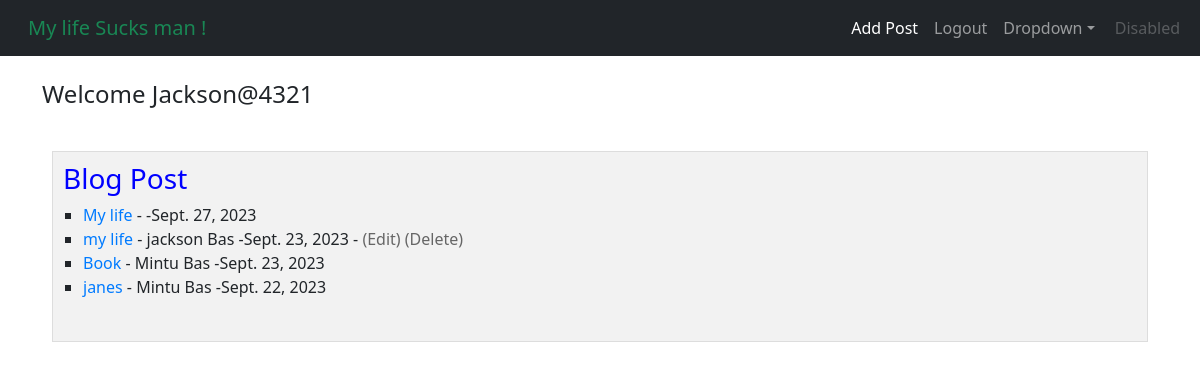
Screenshot of / (signed in) with the database file from the repository.
### theblogpost/models.py (models this page shows, shortened)
class Post(models.Model):
    title = models.CharField(max_length=255)
    title_tag = models.CharField(max_length=255, default="Hello wordl buddies !!!")
    author = models.ForeignKey(User, on_delete=models.CASCADE)
    body = RichTextField(blank=True,null=True)
    post_date = models.DateField(auto_now_add=True)

### theblogpost/views.py (the view)
# urls.py: path("", HomeView.as_view(), name="home"),
class HomeView(ListView):
    model= Post
    template_name = 'home.html'
    ordering = ['-post_date']

### theblogpost/templates/home.html (shortened to what this page needs)
{% extends 'base.html' %}
{% block content %}
        {% if user.is_authenticated %}
        <h4> Welcome {{ user.username }} </h4>
  {% else %}
        <h4> Welcome Guest </h4>
    {% endif %}
<br>
<div class="Tim">
    <h3>Blog Post</h3>
    <table class="table table-striped">
    <ul>
        {% for post in object_list %}
        <li>
             <a href="{% url 'article-detail' post.pk %}">{{ post.title }}</a>   -
           {{ post.author.first_name }}
            {{ post.author.last_name }} -{{post.post_date}}
              {% if user.is_authenticated and user == post.author %}
            - <a href="{% url 'update_post' post.pk|slugify %}"><small>(Edit)</small></a>
              <a href="{% url 'delete_post' post.pk|slugify %}"><small>(Delete)</small></a>
               {% endif %}
            <br/>
        </li>
        {% endfor %}
    </ul>
        </table>
</div>
{% endblock %}

### theblogpost/templates/home.html (style rules this page uses)
.Tim { background-color: #f2f2f2; padding: 10px; border: 1px solid #ddd; margin: 10px; }
h3 { color: blue; }
ul { list-style-type: square; padding-left: 20px; }
a { text-decoration: none; color: #007bff; }
small { font-size: 100%; color: #666; }

### rows the page displays
Post: title "My life", post_date "Sept. 27, 2023"
Post: title "my life", author.first_name "jackson", author.last_name "Bas", post_date "Sept. 23, 2023", shows "(Edit)"
Post: title "Book", author.first_name "Mintu", author.last_name "Bas", post_date "Sept. 23, 2023"
Post: title "janes", author.first_name "Mintu", author.last_name "Bas", post_date "Sept. 22, 2023"

### other values shown
{{ user.username }} "Jackson@4321"
